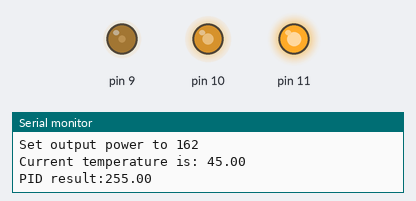
A sketch run on a simulated Arduino Uno, built with avr-gcc and run on an emulated ATmega328P. Parts: output pins drawn as LEDs (lit = HIGH), the last lines printed to the serial monitor.

Above: at 0.3 s.
At 4.1 s:
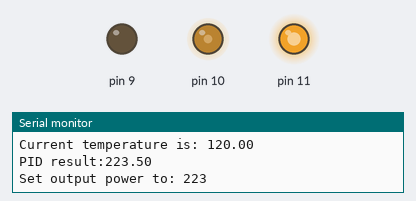
At 7.78 s:
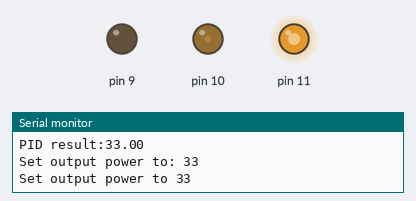
At 10.4 s:
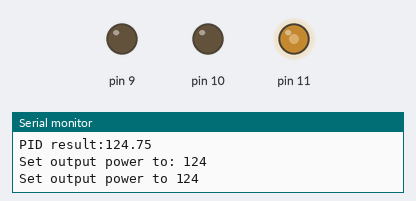
At 14.1 s:
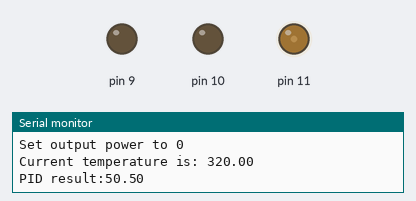
At 16.6 s:
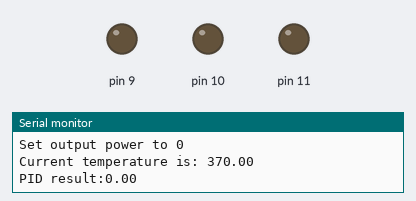
Timing chart, 0 to 18.1 s (numbered marks = the images above):
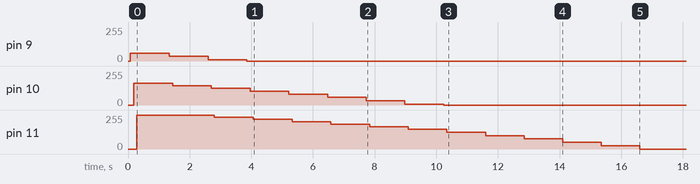

The sketch:

regulation.ino
```cpp
#include "Regulator.h"

#define NB_REGULATORS 3

Regulator regulators[NB_REGULATORS] = {
  Regulator(9, 100.0, 1.0, 0.5, 0.0),
  Regulator(10, 200.0, 1.0, 0.5, 0.0),
  Regulator(11, 300.0, 1.0, 0.5, 0.0)
};

void setup() {
  Serial.begin(9600);

  while (!Serial) delay(1);

  Serial.println("Regulation initialization");
}

void loop() {
  Serial.println("Starting loop");

  for (int i = 0; i < NB_REGULATORS; i++) {
    regulators[i].regulate();
  }

  delay(1000);
}
```

PidCalculator.cpp
```cpp
#include "PidCalculator.h"
#include "PID_v1.h"

PidCalculator::PidCalculator(double sp, double kp, double ki, double kd) {
  setpoint = sp;
  pid = new PID(&input, &output, &setpoint, kp, ki, kd, DIRECT);
  //turn the PID on
  pid->SetMode(AUTOMATIC);
}

double PidCalculator::calculate(double pv) {
  input = pv;
  pid->Compute();
  return output;
}
```

PidCalculator.h
```cpp
#ifndef _PID_CALCULATOR_H
#define _PID_CALCULATOR_H

#include "PID_v1.h"

class PidCalculator {
 public:
  PidCalculator(double sp, double kp, double ki, double kd);

  double calculate(double pv);

 private:
  double setpoint;
  double input;
  double output;
  PID *pid;
};

#endif
```

Regulator.cpp
```cpp
#include "Regulator.h"
#include "Resistor.h"
#include "TemperatureSensor.h"
#include "PidCalculator.h"

Regulator::Regulator(int pin, double sp, double kp, double ki, double kd) {
  resistor = new Resistor(pin);
  temperatureSensor = new TemperatureSensor();
  pidCalculator = new PidCalculator(sp, kp, ki, kd);
}

double Regulator::getTemperature(void) {
  double temperature = temperatureSensor->getTemperature();

  Serial.print("Current temperature is: ");
  Serial.println(temperature);

  return temperature;
}

double Regulator::calculatePid(double temperature) {
  double pidResult = pidCalculator->calculate(temperature);

  Serial.print("PID result:");
  Serial.println(pidResult);

  return pidResult;
}

void Regulator::setOutputPower(int outputPower) {
  Serial.print("Set output power to: ");
  Serial.println(outputPower);

  resistor->setOutputPower(outputPower);
}

void Regulator::regulate() {
  double temperature = getTemperature();

  double pidResult = calculatePid(temperature);

  setOutputPower(pidResult);
}
```

Regulator.h
```cpp
#ifndef _REGULATOR_H
#define _REGULATOR_H

#include "Resistor.h"
#include "TemperatureSensor.h"
#include "PidCalculator.h"

class Regulator {
  public:
    Regulator(int pin, double sp, double kp, double ki, double kd);

    void regulate();

  private:
    Resistor *resistor;
    TemperatureSensor *temperatureSensor;
    PidCalculator *pidCalculator;

    void setOutputPower(int);
    double getTemperature(void);
    double calculatePid(double temperature);
};

#endif
```

Resistor.cpp
```cpp
#include "Resistor.h"

Resistor::Resistor(int pin) {
  outputPin = pin;
  pinMode(outputPin, OUTPUT);
}

void Resistor::setOutputPower(int outputPower) {
  Serial.print("Set output power to ");
  Serial.println(outputPower);

  analogWrite(outputPin, outputPower);
}
```

Resistor.h
```cpp
#ifndef __RESISTOR_H
#define __RESISTOR_H

#if (ARDUINO >= 100)
 #include "Arduino.h"
#else
 #include "WProgram.h"
#endif

class Resistor {
  public:
    Resistor(int pin);

    void setOutputPower(int outputPower);

  private:
    int outputPin;
};

#endif
```

TemperatureSensor.cpp
```cpp
#include "TemperatureSensor.h"

TemperatureSensor::TemperatureSensor() {
  currentTemperature = 20.0;
}

double TemperatureSensor::getTemperature(void) {

  // TODO: get temperature from real sensor
  currentTemperature += 25.0;
  return currentTemperature;
}
```

TemperatureSensor.h
```cpp
#ifndef __TEMPERATURE_SENSOR_H
#define __TEMPERATURE_SENSOR_H

class TemperatureSensor {
  public:
    TemperatureSensor();

    double getTemperature(void);

  private:
    double currentTemperature;
};

#endif
```

Measured:
- by itself, pin 9: 0/255 → 57/255 at 0.08 s, → 34/255 1.3 s later, → 9/255 1.3 s later, → 0/255 1.3 s later
- by itself, pin 10: 0/255 → 162/255 at 0.18 s, → 144/255 1.3 s later, → 124/255 1.3 s later, → 103/255 1.3 s later, … (9 changes in this stretch)
- by itself, pin 11: 0/255 → 255/255 at 0.29 s, → 254/255 1.3 s later, → 239/255 1.3 s later, → 223/255 1.3 s later, … (14 changes in this stretch)
